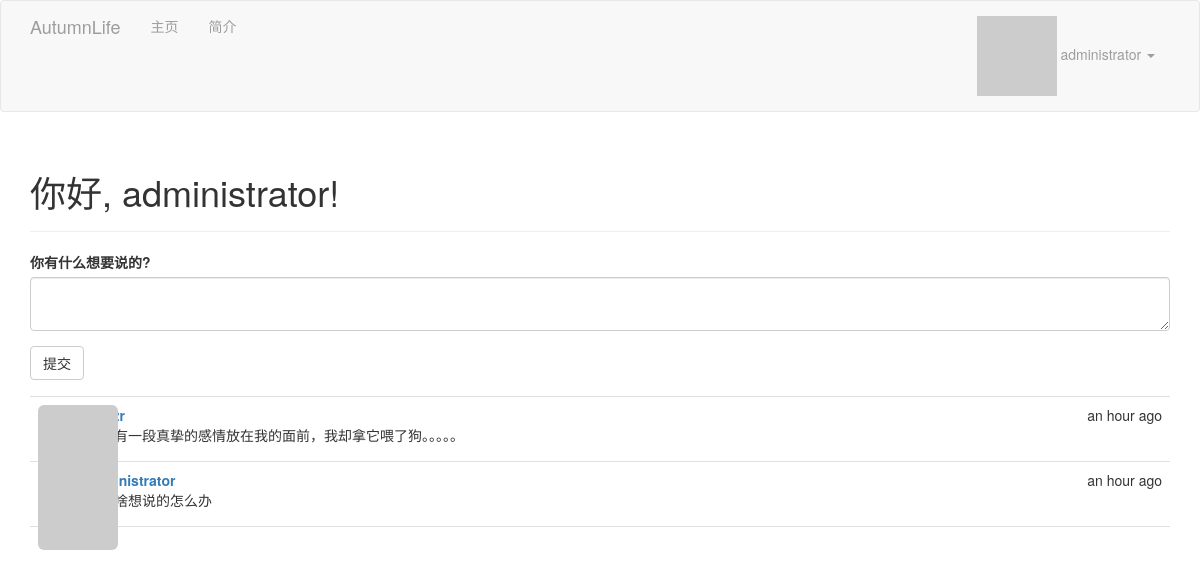
The page / (signed in) on the database its author committed.
### app/models.py (models this page shows, shortened)
class User(UserMixin, db.Model):
    __tablename__ = 'users'
    id = db.Column(db.Integer, primary_key=True)
    email = db.Column(db.String(64), unique=True, index=True)
    username = db.Column(db.String(64), unique=True, index=True)
    role_id = db.Column(db.Integer, db.ForeignKey('roles.id'))
    sex = db.Column(db.Integer, default=1)
    password_hash = db.Column(db.String(128))
    confirmed = db.Column(db.Boolean, default=False)
    name = db.Column(db.String(64))
    location = db.Column(db.String(64))  # 所在地
    about_me = db.Column(db.Text())  # 自我介绍
    member_since = db.Column(db.DateTime(),  default=datetime.now) # 注册日期
    last_seen = db.Column(db.DateTime(), default=datetime.now)  # 最后访问日期
    avatar_hash = db.Column(db.String(32))
    posts = db.relationship('Post', backref='author', lazy='dynamic')
    @property
    def password(self):     # 试图读取password的值将会报错
        raise AttributeError('password is not a readable attribute')
    def can(self, permissions):
        return self.role is not None and self.role.permissions \
               and permissions and\
               (self.role.permissions & permissions) == permissions
    def ping(self):
        self.last_seen = datetime.utcnow()
        db.session.add(self)
    def gravatar(self, size=100, default='identicon', rating='g'):
        if request.is_secure:
            url = 'https://secure.gravatar.com/avatar'
        else:
            url = 'http://www.gravatar.com/avatar'
        hhash = self.avatar_hash or hashlib.md5(self.email.encode('utf-8')).hexdigest()
        return '{url}/{hhash}?s={size}&d={default}&r={rating}'.format(
            url=url, hhash=hhash, size=size, default=default, rating=rating
        )

class Post(db.Model):
    __tablename__='posts'
    id = db.Column(db.Integer, primary_key=True)
    body = db.Column(db.Text)
    timestamp = db.Column(db.DateTime, index=True, default=datetime.now)
    author_id = db.Column(db.Integer, db.ForeignKey('users.id'))

### app/main/views.py (the view)
@main.route('/', methods=['GET', 'POST'])
def index():
    form = PostForm()
    if current_user.can(Permission.WRITE_ARTICLE) and form.validate_on_submit and request.method == 'POST':
        post = Post(body=form.body.data,
                    author=current_user._get_current_object())
        db.session.add(post)
        db.session.commit()
        return redirect(url_for('.index'))
    posts = Post.query.order_by(Post.timestamp.desc()).all()
    return render_template('index.html', form=form, posts=posts)

### app/main/forms.py
class PostForm(FlaskForm):
    body = TextAreaField("你有什么想要说的?", validators=[Required()])
    submit = SubmitField('提交')

### app/auth/views.py (called while the page is built)
@auth.before_app_request
def before_request():
    if current_user.is_authenticated:
        current_user.ping()
        if not current_user.confirmed \
                and request.endpoint[:5] != 'auth.' \
                and request.endpoint != 'static':
            return redirect(url_for('auth.unconfirmed'))

### app/main/__init__.py (called while the page is built)
@main.app_context_processor
def inject_permissions():
    return dict(Permission=Permission)

### app/models.py (called while the page is built)
@login_manager.user_loader
def load_user(user_id):         # 加载用户的回调函数
    return User.query.get(int(user_id))

### app/templates/index.html (shortened to what this page needs)
{% extends "base.html" %}
{% import "bootstrap/wtf.html" as wtf %}
{% block page_content %}
<div class="page-header">
    <h1>你好, {% if current_user.is_authenticated %}{{ current_user.username }}{% else %}游客{% endif %}!</h1>
</div>
<div>
{% if current_user.can(Permission.WRITE_ARTICLE) %}
{{ wtf.quick_form(form) }}
{% endif %}
</div>
{% include '_posts.html' %}
{% endblock %}

### app/templates/base.html (shortened to what this page needs)
{% extends "bootstrap/base.html" %}
{% block head %}
    {{ super() }}
    <link rel="stylesheet" type="text/css" href="{{ url_for('static', filename='styles.css') }}">
{% endblock %}
{% block navbar %}
    <div class="navbar navbar-inverse" role="navigtion">
    <div class="container">
        <div class="navbar-header">
            <a href="/" class="navbar-brand">AutumnLife</a>
        </div>
        <div class="navbar-collapse collapse">
            <ul class="nav navbar-nav">
                <li><a href="/">主页</a></li>
                {% if current_user.is_authenticated %}
                <li>
                    <a href="{{ url_for('main.user', username=current_user.username) }}">简介</a>
                </li>
                {% endif %}
            </ul>
            <ul class="nav navbar-nav navbar-right">
                {% if current_user.is_authenticated %}
                <li class="dropdown">
                    <a href="#" class="dropdown-toggle" data-toggle="dropdown">
                        <img src="{{ current_user.gravatar(size=35) }}">
                        {{ current_user.username }} <b class="caret"></b>
                    </a>
                </li>
                {% else %}
                <li><a href="{{ url_for('auth.login') }}">登录</a></li>
                {% endif %}
            </ul>
        </div>
    </div>
</div>
{% endblock %}
{% block content %}
    <div class="container">
    {% block page_content %}{% endblock %}
    </div>
{% endblock %}

### app/templates/_posts.html
<ul class="posts">
{% for post in posts %}
<li class="post">
    <div class="profile-thumbnail">
    <a href="{{ url_for('.user', username=post.author.username) }}">
        <img class="img-rounded profile-thumbnail" src="{{ post.author.gravatar(size=40) }}">
    </a>
    </div>
    <div class="post-content">
    <div class="post-date">{{ moment(post.timestamp).fromNow() }}</div>
    <div class="post-author">
        <a href="{{ url_for('.user', username=post.author.username) }}">
        {{ post.author.username }}
        </a>
    </div>
    <div class="post-body">{{ post.body }}</div>
    </div>
</li>
{% endfor %}
</ul>

### app/static/styles.css (style rules this page uses)
.navbar-inverse { background-color: #f8f8f8; border-color: #e7e7e7; }
.profile-thumbnail { position: absolute; }
ul.posts { list-style-type: none; padding: 0px; margin: 16px 0px 0px 0px; border-top: 1px solid #e0e0e0; }
ul.posts li.post { padding: 8px; border-bottom: 1px solid #e0e0e0; }
div.post-date { float: right; }
div.post-author { font-weight: bold; }
div.post-content { margin-left: 48px; min-height: 48px; }

### rows shown on the page
User: username "administrator"
Post: timestamp "an hour ago", body "曾经有一段真挚的感情放在我的面前，我却拿它喂了狗。。。。。"
Post: timestamp "an hour ago", author.username "administrator", body "我没啥想说的怎么办"
